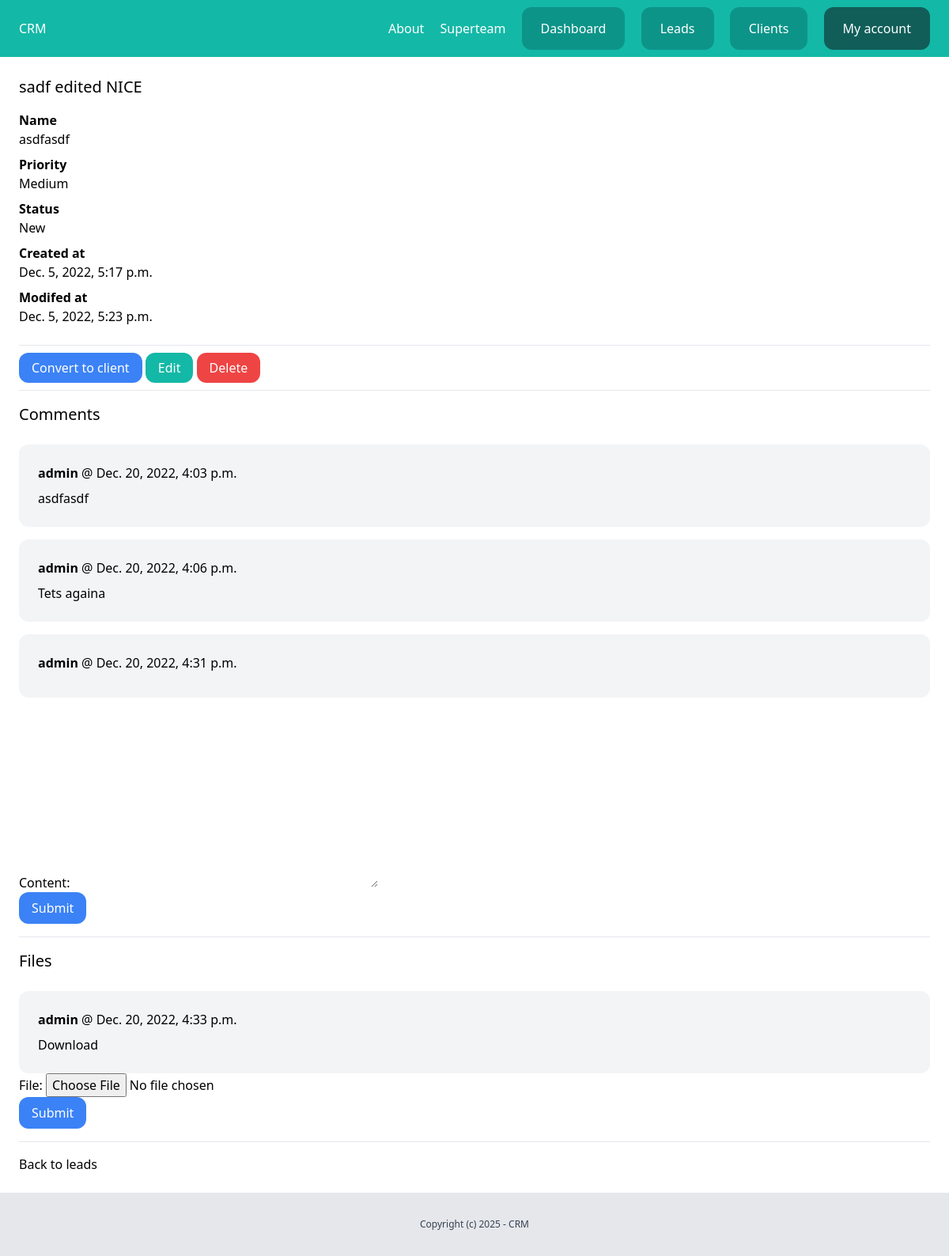
/dashboard/leads/7/ (signed in), run on an earlier commit of the app's database.
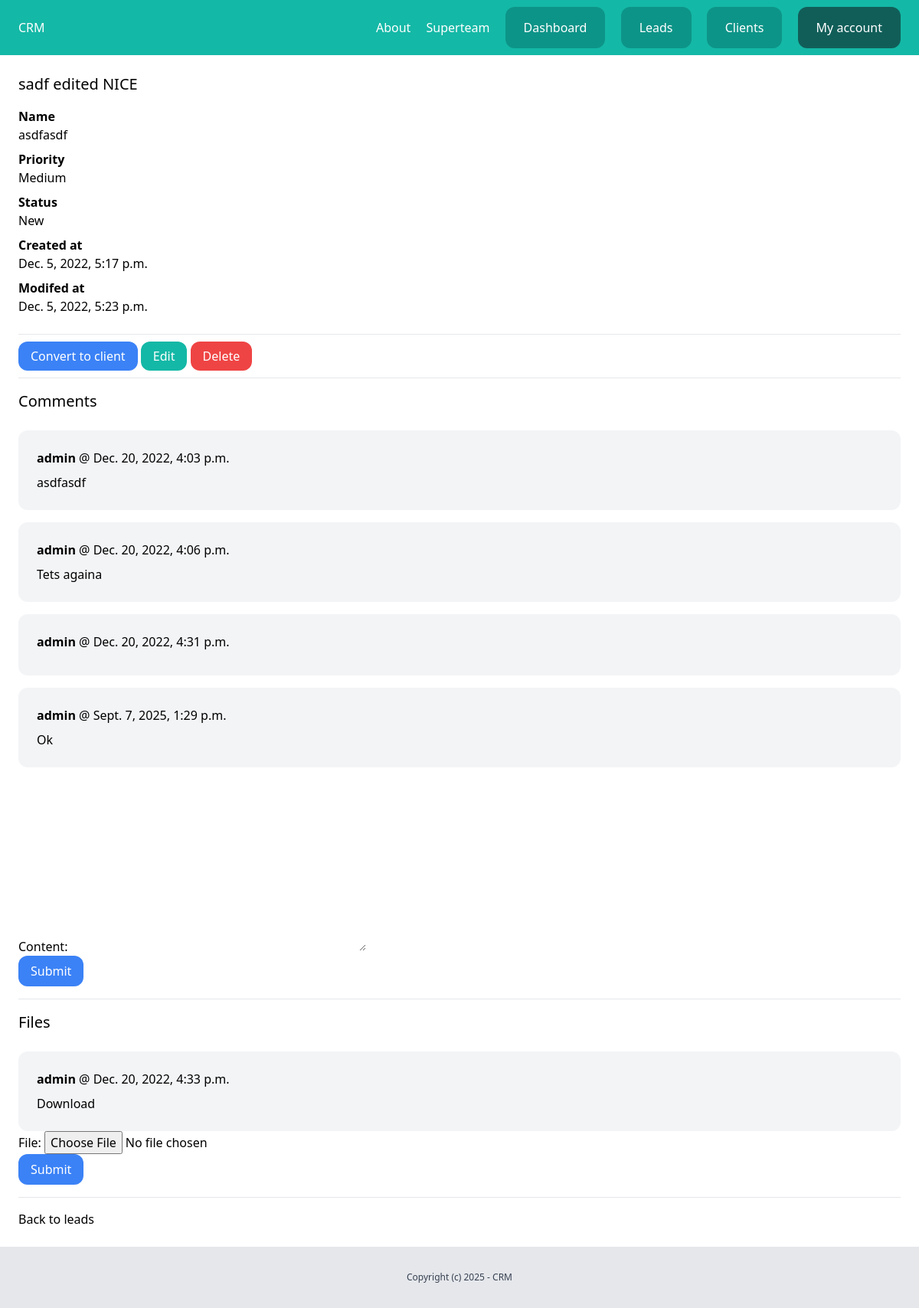
And on a later commit of the database.
### lead/models.py (models this page shows, shortened)
class Comment(models.Model):
    team = models.ForeignKey(Team, related_name='lead_comments', on_delete=models.CASCADE)
    lead = models.ForeignKey(Lead, related_name='comments', on_delete=models.CASCADE)
    content = models.TextField(blank=True, null=True)
    created_by = models.ForeignKey(User, related_name='lead_comments', on_delete=models.CASCADE)
    created_at = models.DateTimeField(auto_now_add=True)

class LeadFile(models.Model):
    team = models.ForeignKey(Team, related_name='lead_files', on_delete=models.CASCADE)
    lead = models.ForeignKey(Lead, related_name='files', on_delete=models.CASCADE)
    file = models.FileField(upload_to='leadfiles')
    created_by = models.ForeignKey(User, related_name='lead_files', on_delete=models.CASCADE)
    created_at = models.DateTimeField(auto_now_add=True)

### lead/views.py (the view)
# urls.py: path('<int:pk>/', views.LeadDetailView.as_view(), name='detail'),
class LeadDetailView(LoginRequiredMixin, DetailView):
    model = Lead
    def get_context_data(self, **kwargs):
        context = super().get_context_data(**kwargs)
        context['form'] = AddCommentForm()
        context['fileform'] = AddFileForm()
        return context
    def get_queryset(self):
        queryset = super(LeadDetailView, self).get_queryset()
        team = self.request.user.userprofile.active_team
        return queryset.filter(team=team, pk=self.kwargs.get('pk'))

### lead/forms.py
class AddCommentForm(forms.ModelForm):
    class Meta:
        model = Comment
        fields = ('content',)

class AddFileForm(forms.ModelForm):
    class Meta:
        model = LeadFile
        fields = ('file',)

### team/context_processors.py (called while the page is built)
def active_team(request):
    if request.user.is_authenticated:
        active_team = request.user.userprofile.get_active_team()
        if not active_team:
            active_team = Team.objects.filter(created_by=request.user)[0]
    else:
        active_team = None
    return {'active_team': active_team}

### userprofile/models.py (called while the page is built)
    def get_active_team(self):
        if self.active_team:
            return self.active_team
        else:
            return Team.objects.filter(members__in=[self.user.id]).first()

### lead/templates/lead/lead_detail.html (shortened to what this page needs)
{% extends 'core/base.html' %}
{% block content %}
    <div class="py-6 px-6">
        <h1 class="mb-4 text-xl">{{ lead.name }}</h1>
        {% if lead.description %}
            <p class="font-semibold">Name</p>
            <p class="mb-2">{{ lead.description }}</p>
        {% endif %}
        <p class="font-semibold">Priority</p>
        <p class="mb-2">{{ lead.get_priority_display }}</p>
        <p class="font-semibold">Status</p>
        <p class="mb-2">{{ lead.get_status_display }}</p>
        <p class="font-semibold">Created at</p>
        <p class="mb-2">{{ lead.created_at }}</p>
        <p class="font-semibold">Modifed at</p>
        <p class="mb-6">{{ lead.modified_at }}</p>
        <hr class="my-4">
        <a href="{% url 'leads:convert' lead.id %}" class="py-2 px-4 rounded-xl bg-blue-500 text-white">Convert to client</a>
        <a href="{% url 'leads:edit' lead.id %}" class="py-2 px-4 rounded-xl bg-teal-500 text-white">Edit</a>
        <a href="#" onclick="document.getElementById('lead_delete_form').submit();" class="py-2 px-4 rounded-xl bg-red-500 text-white">Delete</a>
        <hr class="my-4">
        <h2 class="mb-6 text-xl">Comments</h2>
        <div class="space-y-4">
            {% for comment in lead.comments.all %}
                <div class="bg-gray-100 p-6 rounded-xl">
                    <p class="mb-2"><strong>{{ comment.created_by }}</strong> @ {{ comment.created_at }}</p>
                    {{ comment.content }}
                </div>
            {% endfor %}
        </div>
        <form method="post" action="{% url 'leads:add_comment' lead.id %}">
            {{ form.as_p }}
            <button class="py-2 px-4 rounded-xl bg-blue-500 text-white">Submit</button>
        </form>
        <hr class="my-4">
        <h2 class="mb-6 text-xl">Files</h2>
        <div class="space-y-4">
            {% for file in lead.files.all %}
                <div class="bg-gray-100 p-6 rounded-xl">
                    <p class="mb-2"><strong>{{ file.created_by }}</strong> @ {{ file.created_at }}</p>
                    <a href="{{ file.file.url }}">Download</a>
                </div>
            {% endfor %}
        </div>
        <form method="post" action="{% url 'leads:add_file' lead.id %}" enctype="multipart/form-data">
            {{ fileform.as_p }}
            <button class="py-2 px-4 rounded-xl bg-blue-500 text-white">Submit</button>
        </form>
        <hr class="my-4">
        <a href="{% url 'leads:list' %}">Back to leads</a>
    </div>
{% endblock %}

What changed in the data, as far as the page shows it:
added Comment: created_by "admin", created_at "Sept. 7, 2025, 1:29 p.m.", content "Ok"
